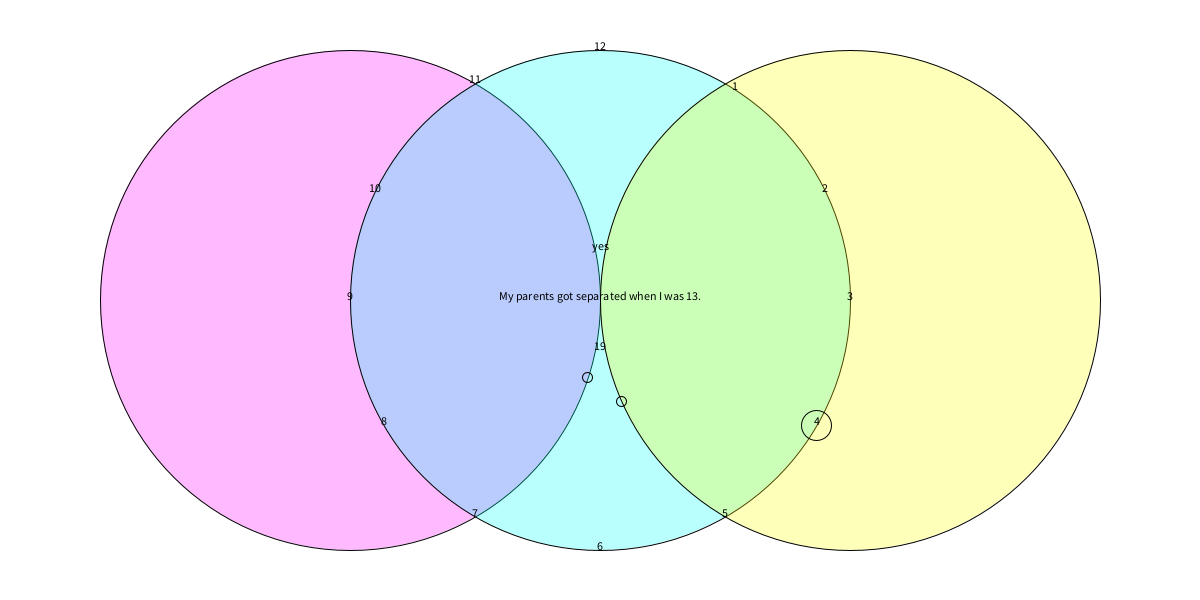
Frame 1 (no input)
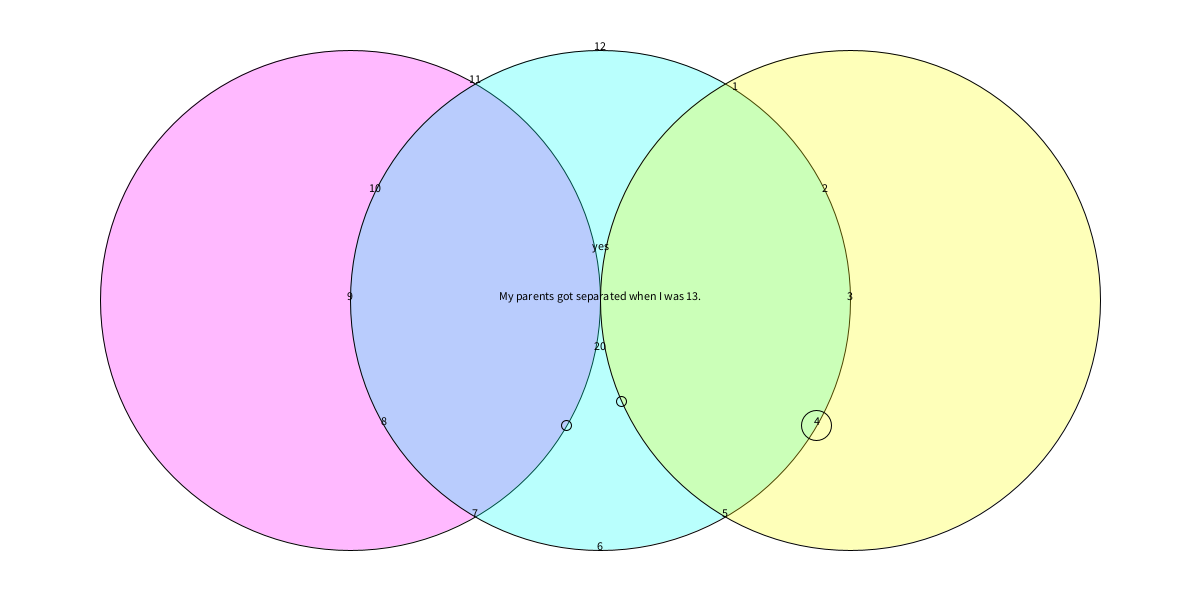
Frame 60 (the mouse pressed at the canvas centre just before this capture)
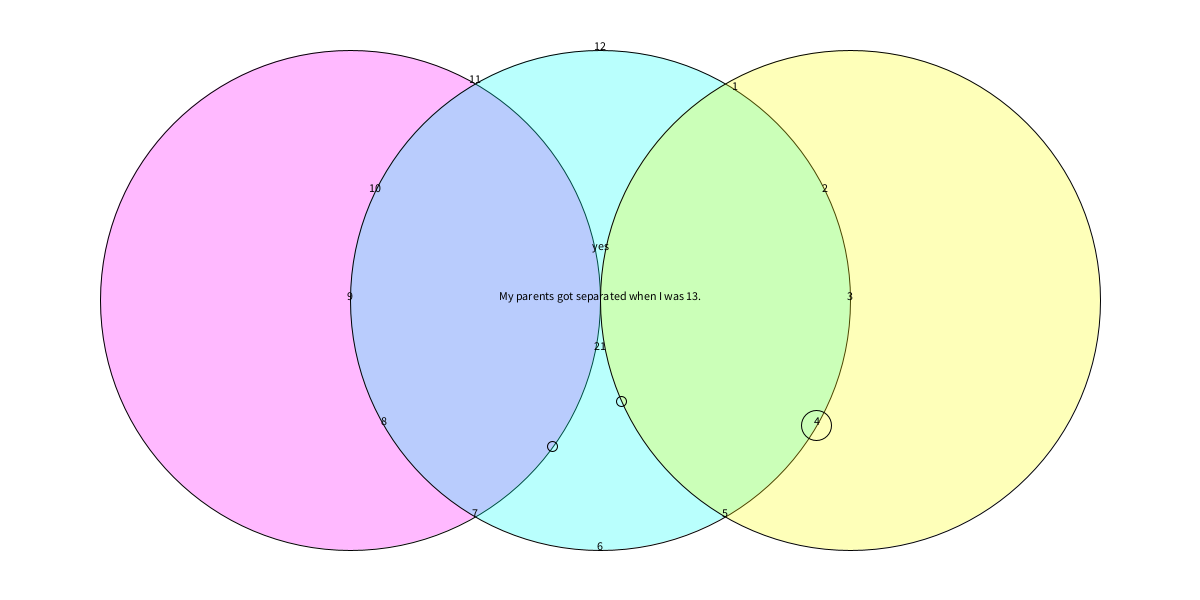
Frame 120 (the mouse held since frame 60 and released just before this capture)

The Processing sketch that drew these frames (run headless with seeded random() and noise(); from frame 60 on, the mouse is pressed at the canvas centre):

// Processing sketch: processing_114139
// ── processing_114139.pde

int diameter = 500;
int radius = 250;

String [] segundo= {
  "Sometimes I think that if I say what I feel you'll run away", 
  "It always feels like someone is watching me", 
  "It always feels like someone is judging me", 
  "I think people can see through me", 
  "Sometimes it feels like I can't say anything at all", 
  "I feel like you are ignoring me", 
  "You are not listening to me", 
  "You don't hear me", 
  "You don't understand me", 
  "The world is moving too slow", 
  "I am just floating in space", 
  "I feel so lost", 
  "I feel like a stupid blob", 
  "13", 
  "14", 
  "15", 
  "16", 
  "17", 
  "18", 
  "19", 
  "20", 
  "21", 
  "22", 
  "23", 
  "24", 
  "25", 
  "26", 
  "27", 
  "28", 
  "29", 
  "30", 
  "31", 
  "32", 
  "33", 
  "34", 
  "35", 
  "36", 
  "37", 
  "38", 
  "39", 
  "40", 
  "41", 
  "42", 
  "43", 
  "44", 
  "45", 
  "46", 
  "47", 
  "48", 
  "49", 
  "50", 
  "51", 
  "52", 
  "53", 
  "54", 
  "55", 
  "56", 
  "57", 
  "58", 
  "59"
};

String [] minuto = {
  "no", "yes"
};

String [] hora= {
  "I was born may 9 at 12:54 PM", //12
  "My grandmother took care of me for the first year of my life.", //1
  "I am a stubborn, bull-headed Taurus.", //2
  "As a kid, I moved 3 times.", //3
  "My parents got separated when I was 13.", //4
  "My first best friend's name was Elizabeth", //5
  "I have 1 one brother who is 6 years older than me", //6
  "My first pet was Betsy the Beta Fish.", //7
  "When I was a child, my brother and I made my mom cry.", //8
  "My first crush lasted 5 years. His name was Jason.", //9
  "My real grandfather died when I was 10. I never met him.", //10
  "My first kiss was on a bus to Toronto.", //11
  "I was born may 9 at 12:54 PM", //13
  "My grandmother took care of me for the first year of my life.", //14
  "I am a stubborn, bull-headed Taurus.", //15
  "As a kid, I moved 3 times.", //16
  "My parents got separated when I was 13.", //17
  "My first best friend's name was Elizabeth", //18
  "I have 1 one brother who is 6 years older than me", //19
  "My first pet was Betsy the Beta Fish.", //20
  "When I was a child, my brother and I made my mom cry.", //21
  "My first crush lasted 5 years. His name was Jason.", //22
  "My real grandfather died when I was 10. I never met him.", //23
  "My first kiss was on a bus to Toronto.", //24
};

void setup() {
  size(1200, 600);
  colorMode(HSB, 360, 100, 100);
}

void draw() {
  background(0, 0, 100);

  float s = map(second(), 0, 60, 0, radians(360)) - radians(90);
  float m = map(minute(), 0, 60, 0, radians(360)) - radians(90);
  float h = map(hour() % 12, 0, 12, 0, radians(360)) - radians(90);

  //noStroke();
  stroke(100, 0, 0);
  fill(300, 100, 100, 70);
  ellipse(width/2-radius, height/2, diameter, diameter);
  fill(178, 100, 100, 70);
  ellipse(width/2, height/2, diameter, diameter);
  fill(61, 100, 100, 70);
  ellipse(width/2+radius, height/2, diameter, diameter);

  //THESE ARE DA PRETTY LITTLE CIRCLE THINGS THAT GO ON DA CLOCK NUMBAHS
  stroke(1);
  noFill();
  ellipse(cos(m) * radius + width/2 + 250, sin(m) * radius + height/2, 10, 10);//minutes
  ellipse(cos(h) * radius + width/2, sin(h) * radius + height/2, 30, 30);//hour
  ellipse(cos(s) * radius + width/2 - 250, sin(s) * radius + height/2, 10, 10);//seconds


  fill(100, 0, 0);//THIS BEGINS THE CLOCK NUMBAHZZZZZ
  textAlign(CENTER);
  text("1", cos(-1) * 250 + width/2, sin(-1) * 250 + height/2);
  text("2", cos(PI/7) * 250 + width/2, -sin(PI/7) * 250 + height/2);
  text("3", width/2+radius, height/2);
  text("4", cos(PI/6) * 250 + width/2, sin(PI/6) * 250 + height/2);
  text("5", cos(PI/3) * 250 + width/2, sin(PI/3) * 250 + height/2);
  text("6", width/2, height/2+radius);
  text("7", -cos(PI/3) * 250 + width/2, sin(PI/3) * 250 + height/2);
  text("8", -cos(PI/6) * 250 + width/2, sin(PI/6) * 250 + height/2);
  text("9", width/2-radius, height/2);
  text("10", -cos(PI/7) * 250 + width/2, -sin(PI/7) * 250 + height/2);
  text("11", -cos(PI/3) * 250 + width/2, -sin(PI/3) * 250 + height/2);
  text("12", width/2, height/2-radius);



  if (minute() %2 == 0) {
    textAlign(CENTER);
    fill(255, 0, 0);
    text(minuto[0], width/2, height/2-50);
  }

  if (minute() %2 == 1) {
    textAlign(CENTER);
    fill(255, 0, 0);
    text(minuto[1], width/2, height/2-50);
  }

  text(segundo[second()], width/2, height/2+50);

  text(hora[hour()], width/2, height/2);

  //stroke(255);
  //strokeWeight(1);
  //line(width/2, height/2, cos(s) * 130 + width/2, sin(s) * 130 + height/2);
  //strokeWeight(2);
  //line(width/2, height/2, cos(m) * 135 + width/2, sin(m) * 135 + height/2);
  //strokeWeight(3);
  //line(width/2, height/2, cos(h) * 100 + width/2, sin(h) * 100 + height/2);
}
